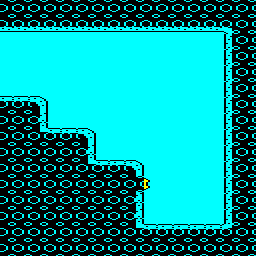

This game map was drawn from its Tiled (.tmx) file and the tilesets committed beside it. A one-line description and the full map source follow:
An orthogonal 16x16 tile map with 16x16 px tiles, 1 tile layer (Tile Layer 1) and 2 objects (edge_exit, target).

<map version="1.8" tiledversion="1.8.2" orientation="orthogonal" renderorder="right-down" width="16" height="16" tilewidth="16" tileheight="16" infinite="0" backgroundcolor="#00ffff" nextlayerid="4" nextobjectid="11">
 <tileset firstgid="1" source="../../tiled/porthole.tsx" />
 <layer id="1" name="Tile Layer 1" width="16" height="16">
  <data encoding="csv">
54,54,54,54,54,54,54,54,54,54,54,54,54,54,54,54,
35,35,35,35,35,35,35,35,35,35,35,35,35,35,43,54,
1,1,1,1,1,1,1,1,1,1,1,1,1,1,36,54,
1,1,1,1,1,1,1,1,1,1,1,1,1,1,36,54,
1,1,1,1,1,1,1,1,1,1,1,1,1,1,36,54,
1,1,1,1,1,1,1,1,1,1,1,1,1,1,36,54,
33,33,37,1,1,1,1,1,1,1,1,1,1,1,36,54,
54,54,34,1,1,1,1,1,1,1,1,1,1,1,36,54,
54,54,41,33,33,37,1,1,1,1,1,1,1,1,36,54,
54,54,54,54,54,34,1,1,1,1,1,1,1,1,36,54,
54,54,54,54,54,41,33,33,37,1,1,1,1,1,36,54,
54,54,54,54,54,54,54,54,54,20,1,1,1,1,36,54,
54,54,54,54,54,54,54,54,34,1,1,1,1,1,36,54,
54,54,54,54,54,54,54,54,34,1,1,1,1,1,36,54,
54,54,54,54,54,54,54,54,41,33,33,33,33,33,42,54,
54,54,54,54,54,54,54,54,54,54,54,54,54,54,54,54
</data>
 </layer>
 <objectgroup id="2" name="objects" />
 <objectgroup id="3" name="meta">
  <object id="9" name="edge_exit_05" type="edge_exit" x="0" y="32" width="16" height="64">
   <properties>
    <property name="id" value="edge_exit_05" />
    <property name="to" value="room02" />
   </properties>
  </object>
  <object id="10" name="target_00" type="target" x="144" y="176" width="16" height="16">
   <properties>
    <property name="channel" value="0" />
    <property name="id" value="target_00" />
   </properties>
  </object>
 </objectgroup>
</map>
